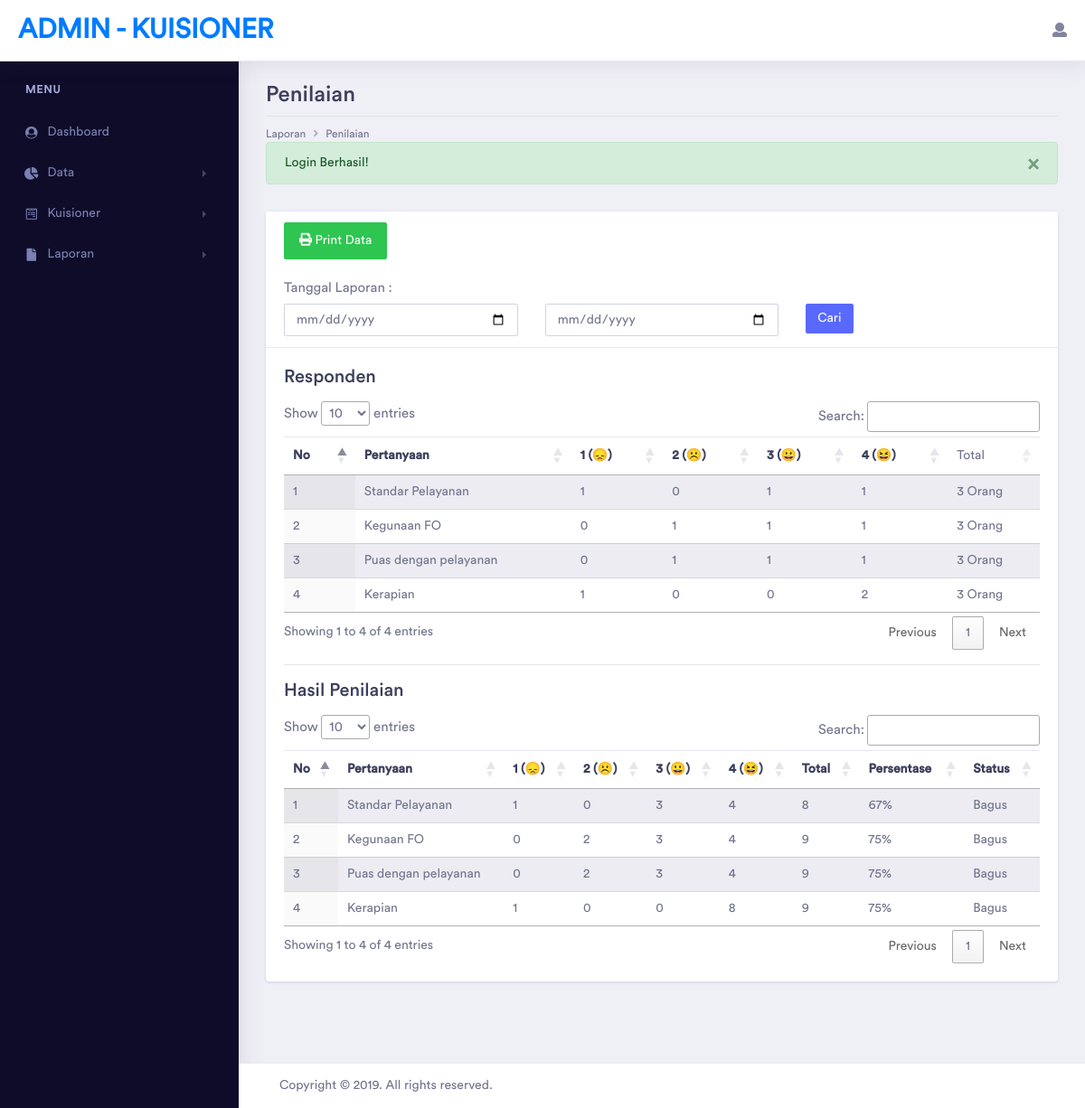
The app's page /backend/penilaian.php (signed in) with its own data.
### tables this page shows
CREATE TABLE `tb_pertanyaan` (
  `id_pertanyaan` int(11) NOT NULL,
  `pertanyaan` varchar(100) DEFAULT NULL
);

### backend/penilaian.php (the view, shortened to what this page needs)
<?php
    require "../helper/fungsi.php";
    require "proses/koneksi.php";
    $tgl_a = '';
    $tgl_b = '';
    function showResponden($id_pertanyaan, $nilai){
        global $con;
        if(!empty($_GET)){
            $tgl_a = $_GET['tgl_a'];
            $tgl_b = $_GET['tgl_b'];
            $sql = "SELECT * FROM tb_nilai WHERE id_pertanyaan = '$id_pertanyaan' AND nilai = '$nilai' AND tgl_nilai >= '$tgl_a' AND tgl_nilai <= '$tgl_b'";
        }else{
            $sql = "SELECT * FROM tb_nilai WHERE id_pertanyaan = '$id_pertanyaan' AND nilai = '$nilai'";
        }
        $query = $con->query($sql);
        $row = mysqli_num_rows($query);
        return $row;
    }
    function skor($responden, $nilai){
        return $responden * $nilai;
    }
    function totalResponden($res1, $res2, $res3, $res4){
        return $res1 + $res2 + $res3 + $res4;
    }
    function status($persen){
        $text = '';
        if($persen <= 25){
            $text = 'Tidak Bagus';
        }else if($persen <= 50){
            $text = 'Kurang Bagus';
        }else if($persen <= 75){
            $text = 'Bagus';
        }else if($persen <= 100){
            $text = 'Sangat Bagus';
        }
        return $text;
    }
?>
<!doctype html>
<html lang="en">
<head>
    <?php require "header.php" ?>
</head>
<body>
    <div class="dashboard-main-wrapper">
        <?php require "navbar.php" ?>
        <?php require "sidebar.php" ?>
        <div class="dashboard-wrapper">
            <div class="dashboard-ecommerce">
                <div class="container-fluid dashboard-content ">
                    <div class="row">
                        <div class="col-xl-12 col-lg-12 col-md-12 col-sm-12 col-12">
                            <div class="page-header">
                                <h2 class="pageheader-title">Penilaian</h2>
                                <div class="page-breadcrumb">
                                    <nav aria-label="breadcrumb">
                                        <ol class="breadcrumb">
                                            <li class="breadcrumb-item" aria-current="page">Laporan</li>
                                            <li class="breadcrumb-item active" aria-current="page">Penilaian</li>
                                        </ol>
                                    </nav>
                                </div>
                                <?php (isset($_SESSION['flash'])) ? viewAlert() : '' ?>
                            </div>
                        </div>
                    </div>
                    <div class="row">
                        <div class="col-md-12">
                            <div class="card">
                                <div class="card-header">
                                    <a href="export-penilaian.php?<?= $_SERVER['QUERY_STRING']; ?>" class="btn btn-success"><i class="fas fa-print"></i> Print Data</a>
                                    <br><br>
                                    <form method="GET" action="penilaian.php">
                                        <div class="row">
                                            <div class="col-md-12">
                                                <label>Tanggal Laporan :</label>
                                            </div>
                                        </div>
                                        <div class="row">
                                            <div class="col-md-4">
                                                <input type="date" name="tgl_a" class="form-control tgl_a" value="<?= $tgl_a ?>">
                                            </div>
                                            <div class="col-md-4">
                                                <input type="date" name="tgl_b" class="form-control tgl_b" min="<?= $tgl_a ?>" value="<?= $tgl_b ?>">
                                            </div>
                                            <div class="col-md-4">
                                                <input type="submit" class="btn btn-primary btn-sm" value="Cari">
                                            </div>
                                        </div>
                                    </form>
                                </div>
                                <div class="card-body">
                                    <div class="table-responsive">
                                        <h3>Responden</h3>
                                        <table class="table table-striped display">
                                            <thead>
                                                <tr>
                                                    <th>No</th>
                                                    <th>Pertanyaan</th>
                                                    <th>1 (😞)</th>
                                                    <th>2 (☹️)</th>
                                                    <th>3 (😀)</th>
                                                    <th>4 (😆)</th>
                                                    <td>Total</td>
                                                </tr>
                                            </thead>
                                            <tbody>
                                                <?php
                                                    $no = 1;
                                                    $sql = "SELECT * FROM tb_pertanyaan";
                                                    $query = $con->query($sql);
                                                    if(isset($query)){
                                                        foreach($query as $row){
                                                            $res1 = showResponden($row['id_pertanyaan'], 1);
                                                            $res2 = showResponden($row['id_pertanyaan'], 2);
                                                            $res3 = showResponden($row['id_pertanyaan'], 3);
                                                            $res4 = showResponden($row['id_pertanyaan'], 4);
                                                            $total_res = $res1 + $res2 + $res3+ $res4;
                                                ?>
                                                <tr>
                                                    <td><?= $no++; ?></td>
                                                    <td><?= $row['pertanyaan']; ?></td>
                                                    <td><?= $res1; ?></td>
                                                    <td><?= $res2; ?></td>
                                                    <td><?= $res3; ?></td>
                                                    <td><?= $res4; ?></td>
                                                    <td><?= $total_res ?> Orang</td>
                                                </tr>
                                                <?php
                                                        }
                                                    }
                                                ?>
                                            </tbody>
                                        </table>
                                        <hr>
                                        <h3>Hasil Penilaian</h3>
                                        <table class="table table-striped display">
                                            <thead>
                                                <tr>
                                                    <th>No</th>
                                                    <th>Pertanyaan</th>
                                                    <th>1 (😞)</th>
                                                    <th>2 (☹️)</th>
                                                    <th>3 (😀)</th>
                                                    <th>4 (😆)</th>
                                                    <th>Total</th>
                                                    <th>Persentase</th>
                                                    <th>Status</th>
                                                </tr>
                                            </thead>
                                            <tbody>
                                                <?php
                                                    $no = 1;
                                                    $sql = "SELECT * FROM tb_pertanyaan";
                                                    $query = $con->query($sql);
                                                    if(isset($query)){
                                                        foreach($query as $row){
                                                            $skor1 = skor(showResponden($row['id_pertanyaan'], 1), 1);
                                                            $skor2 = skor(showResponden($row['id_pertanyaan'], 2), 2);
                                                            $skor3 = skor(showResponden($row['id_pertanyaan'], 3), 3);
                                                            $skor4 = skor(showResponden($row['id_pertanyaan'], 4), 4);
                                                            $total_skor = $skor1+$skor2+$skor3+$skor4;
                                                            $max = totalResponden(showResponden($row['id_pertanyaan'], 1), showResponden($row['id_pertanyaan'], 2), showResponden($row['id_pertanyaan'], 3), showResponden($row['id_pertanyaan'], 4)) * 4;
                                                            if(!empty($max)){
                                                                $indeks = ($total_skor / $max) * 100;
                                                            }else{
                                                                $indeks = 0;
                                                            }
                                                ?>
                                                <tr>
                                                    <td><?= $no++; ?></td>
                                                    <td><?= $row['pertanyaan']; ?></td>
                                                    <td><?= $skor1; ?></td>
                                                    <td><?= $skor2; ?></td>
                                                    <td><?= $skor3; ?></td>
                                                    <td><?= $skor4; ?></td>
                                                    <td><?= $total_skor ?></td>
                                                    <td><?= round($indeks) ?>%</td>
                                                    <td><?= status($indeks) ?></td>
                                                </tr>
                                                <?php
                                                        }
                                                    }
                                                ?>
                                            </tbody>
                                        </table>
                                    </div>
                                </div>
                            </div>
                        </div>
                    </div>
                </div>
            </div>
            <?php require "footer.php" ?>
        </div>
    </div>
</body>
</html>

### backend/header.php (shortened to what this page needs)
<link rel="stylesheet" href="<?= base_url ?>assets/vendor/bootstrap/css/bootstrap.min.css">
<link href="<?= base_url ?>assets/vendor/fonts/circular-std/style.css" rel="stylesheet">
<link rel="stylesheet" href="<?= base_url ?>assets/libs/css/style.css">
<link rel="stylesheet" href="<?= base_url ?>assets/vendor/fonts/fontawesome/css/fontawesome-all.css">
<link rel="stylesheet" href="<?= base_url ?>assets/vendor/charts/chartist-bundle/chartist.css">
<link rel="stylesheet" href="<?= base_url ?>assets/vendor/charts/morris-bundle/morris.css">
<link rel="stylesheet" href="<?= base_url ?>assets/vendor/fonts/material-design-iconic-font/css/materialdesignicons.min.css">
<link rel="stylesheet" href="<?= base_url ?>assets/vendor/charts/c3charts/c3.css">
<link rel="stylesheet" href="<?= base_url ?>assets/vendor/fonts/flag-icon-css/flag-icon.min.css">
<link rel="stylesheet" type="text/css" href="https://cdn.datatables.net/1.10.20/css/jquery.dataTables.css">

### backend/navbar.php (shortened to what this page needs)
<div class="dashboard-header">
    <nav class="navbar navbar-expand-lg bg-white fixed-top">
        <a class="navbar-brand" href="dashboard.php">Admin - Kuisioner</a>
        <div class="collapse navbar-collapse " id="navbarSupportedContent">
            <ul class="navbar-nav ml-auto navbar-right-top">
                <li class="nav-item dropdown nav-user">
                    <a class="nav-link nav-user-img" href="#" id="navbarDropdownMenuLink2" data-toggle="dropdown" aria-haspopup="true" aria-expanded="false">
                        <i class="fas fa-user"></i>
                    </a>
                </li>
            </ul>
        </div>
    </nav>
</div>

### backend/sidebar.php (shortened to what this page needs)
<div class="nav-left-sidebar sidebar-dark">
    <div class="menu-list">
        <nav class="navbar navbar-expand-lg navbar-light">
            <div class="collapse navbar-collapse" id="navbarNav">
                <ul class="navbar-nav flex-column">
                    <li class="nav-divider">
                        Menu
                    </li>
                    <li class="nav-item ">
                        <a class="nav-link" href="<?= base_url ?>backend/dashboard.php"><i class="fa fa-fw fa-user-circle"></i>Dashboard </a>
                    </li>
                    <li class="nav-item">
                        <a class="nav-link" href="#" data-toggle="collapse" aria-expanded="false" data-target="#submenu-3" aria-controls="submenu-3"><i class="fas fa-fw fa-chart-pie"></i>Data </a>
                    </li>
                    <?php if($_SESSION['level'] == '1'): ?>
                    <li class="nav-item ">
                        <a class="nav-link" href="#" data-toggle="collapse" aria-expanded="false" data-target="#submenu-4" aria-controls="submenu-4"><i class="fab fa-fw fa-wpforms"></i>Kuisioner</a>
                    </li>
                    <?php endif ?>
                    <li class="nav-item">
                        <a class="nav-link" href="#" data-toggle="collapse" aria-expanded="false" data-target="#submenu-5" aria-controls="submenu-5"><i class="fas fa-fw fa-file"></i>Laporan</a>
                    </li>
                </ul>
            </div>
        </nav>
    </div>
</div>

### helper/fungsi.php (shortened to what this page needs)
<?php
    function viewAlert(){
        $set = $_SESSION['set'];
        $text = $_SESSION['flash'];
        switch ($set) {
            case 'success':
                echo '
                <div class="alert alert-success alert-dismissible fade show" role="alert">
                    '.$text.'
                    <button type="button" class="close" data-dismiss="alert" aria-label="Close">
                    <span aria-hidden="true">&times;</span>
                    </button>
                </div>
                ';
                break;
        }
    }
?>

### backend/footer.php (shortened to what this page needs)
<div class="footer">
    <div class="container-fluid">
        <div class="row">
            <div class="col-xl-6 col-lg-6 col-md-6 col-sm-12 col-12">
                    Copyright © 2019. All rights reserved.
            </div>
            <div class="col-xl-6 col-lg-6 col-md-6 col-sm-12 col-12">
            </div>
        </div>
    </div>
</div>

### records on screen
tb_pertanyaan: pertanyaan "Standar Pelayanan", res1 "1", res2 "0", res3 "1", res4 "1", total_res "3", skor1 "1", skor2 "0", skor3 "3", skor4 "4", total_skor "8", indeks "67", indeks "Bagus"
tb_pertanyaan: pertanyaan "Kegunaan FO", res1 "0", res2 "1", res3 "1", res4 "1", total_res "3", skor1 "0", skor2 "2", skor3 "3", skor4 "4", total_skor "9", indeks "75", indeks "Bagus"
tb_pertanyaan: pertanyaan "Puas dengan pelayanan", res1 "0", res2 "1", res3 "1", res4 "1", total_res "3", skor1 "0", skor2 "2", skor3 "3", skor4 "4", total_skor "9", indeks "75", indeks "Bagus"
tb_pertanyaan: pertanyaan "Kerapian", res1 "1", res2 "0", res3 "0", res4 "2", total_res "3", skor1 "1", skor2 "0", skor3 "0", skor4 "8", total_skor "9", indeks "75", indeks "Bagus"

### other values on screen
$text "Login Berhasil!"
